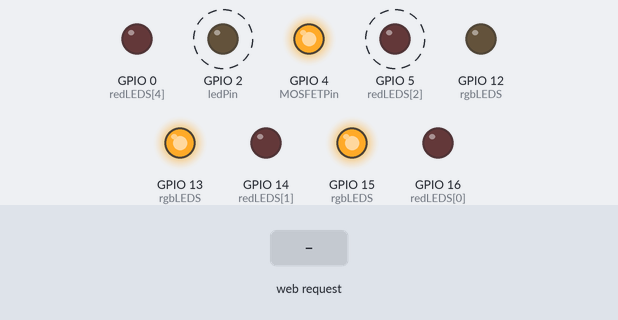
Simulated run of this sketch. Board: ESP8266 (NodeMCU). Parts: output pins drawn as LEDs (lit = HIGH). Dashed ring = blinking. The test bench sets the inputs (shaded band). WiFi joins after 1.5 s; servers stay silent unless stated; random numbers use the default seed unless the sketch sets one; what the sketch prints to the serial monitor is not drawn.

Above: at 2.7 s.
2.8 s: HTTP request GET /LED=ON received
At 3.9 s:
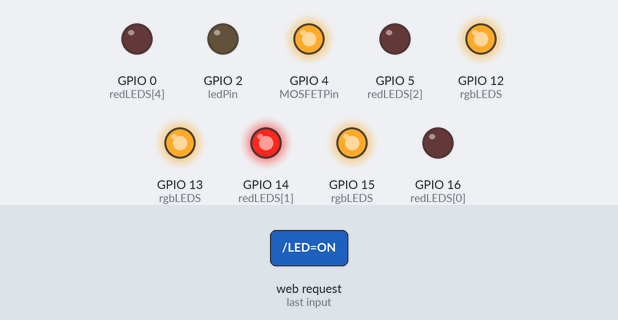
5.8 s: HTTP request GET /LED=OFF received
At 5.97 s:
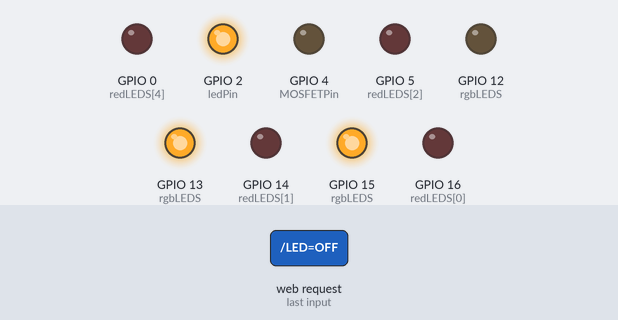
8.8 s: HTTP request GET /LED=ON received
At 8.96 s:
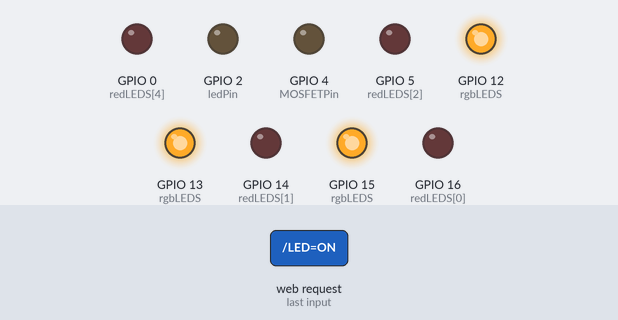
11.8 s: HTTP request GET /LED=OFF received
Timing chart, 0 to 30.9 s (numbered marks = the images above; inputs shaded):
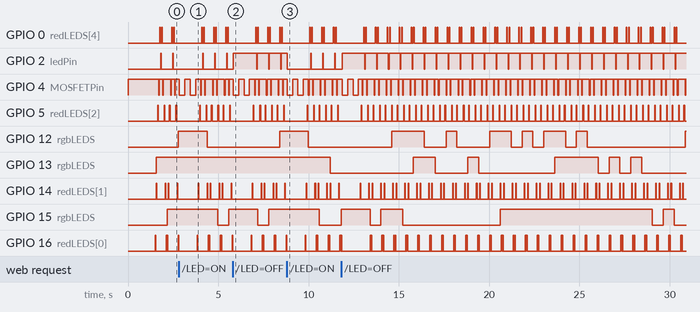

Measured:
- by itself, GPIO 0 (redLEDS[4]): repeats every 0.66 s: LOW 0.09 s, HIGH 0.03 s, LOW 0.51 s, HIGH 0.03 s
- by itself, GPIO 2 (ledPin): repeats every 0.66 s: LOW 0.03 s, HIGH 0.63 s
- by itself, GPIO 4 (MOSFETPin): moves between LOW and HIGH, repeating every 8.4 s
- by itself, GPIO 5 (redLEDS[2]): alternates HIGH for 0.03 s and LOW for 0.30 s
- by itself, GPIO 14 (redLEDS[1]): repeats every 0.66 s: LOW 0.45 s, HIGH 0.03 s, LOW 0.15 s, HIGH 0.03 s
- by itself, GPIO 16 (redLEDS[0]): repeats every 0.66 s: HIGH 0.03 s, LOW 0.03 s, HIGH 0.03 s, LOW 0.57 s

The sketch:

ESP8266-WebServerBatteryBoxESP.ino
```cpp
#include <ESP8266WiFi.h>
ADC_MODE(ADC_VCC);
const char* ssid = "etv";
const char* password = "office.wifi";
bool shutdownPending = false;
int MOSFETPin = 4; //GPIO4
int ledPin = 2; // GPIO2


int ledRGBGreen = 12;
int ledRGBBlue = 13;
int ledRGBRed = 15;

#define numRGBLEDS 3
char rgbLEDS[numRGBLEDS] = {ledRGBGreen,ledRGBBlue,ledRGBRed};

#define numRedLEDS 11
char redLEDS[numRedLEDS] = { 16, 14, 5, 4, 0, 2 , 0, 4, 5, 14, 16};

int count = 0;


int batteryVoltage = 4200; // Assume charged (4.2V) until we find out otherwise
//int lowBattery = 3200;     // Low battery at 3.2V
int lowBattery = 3421;     // Low battery at 3.420V for testing

WiFiServer server(80);

void setup() {
  enableLEDS();
  Serial.begin(115200);
  delay(10);
  // ESP.getVcc();
  // Start up, switch on the LED and set the MOSFET toggle pin HIGH
  pinMode(ledPin, OUTPUT);
  digitalWrite(ledPin, LOW);
  pinMode(MOSFETPin, OUTPUT);
  digitalWrite(MOSFETPin, HIGH);

  //onSmallLEDs();

  // Connect to WiFi network
  Serial.println();
  Serial.println();
  Serial.print("Connecting to ");
  Serial.println(ssid);

  WiFi.begin(ssid, password);

  while (WiFi.status() != WL_CONNECTED) {
    delay(500);
    Serial.print(".");
  }
  Serial.println("");
  Serial.println("WiFi connected");

  // Start the server
  server.begin();
  Serial.println("Server started");

  // Print the IP address
  Serial.print("Use this URL to connect: ");
  Serial.print("http://");
  Serial.print(WiFi.localIP());
  Serial.println("/");

  batteryVoltage = ESP.getVcc();

}

void loop() {
  knightRider();
  if (!(count %10)) {
   twinkleRGBLEDS();
  }
  count ++;
  // Check if a client has connected
  WiFiClient client = server.available();
  if (!client) {
    if (!( count % 1000) ) {
      checkBattery();
    }
    return;
  }

  // Wait until the client sends some data
  Serial.println("Client Connected");
  while (!client.available()) {
    if (!( count % 1000)) {
      checkBattery();
    }
    delay(1);

  }
  //shutDown=checkBattery(batteryVoltage,lowBattery);
  // Read the first line of the request
  String request = client.readStringUntil('\r');
  Serial.println(request);
  client.flush();

  // Match the request

  int ledState = digitalRead(ledPin);


  if (request.indexOf("/LED=ON") != -1)  {
    digitalWrite(ledPin, LOW);
    ledState = LOW;
    toggleMOSFET();
  }
  if (request.indexOf("/LED=OFF") != -1)  {
    digitalWrite(ledPin, HIGH);
    ledState = HIGH;
    toggleMOSFET();
  }

  // Set ledPin according to the request
  //digitalWrite(ledPin, ledState);
  if (!( count % 1000)) {
    checkBattery();
  }
  // Return the response
  client.println("HTTP/1.1 200 OK");
  client.println("Content-Type: text/html");
  client.println(""); //  do not forget this one
  client.println("<!DOCTYPE HTML>");
  client.println("<html>");
  client.print("MOSFET output toggled. ");
  client.print("Led is now: ");

  if (ledState == LOW) {
    client.print("On");
  } else {
    client.print("Off");
  }
  client.println("<br></br>");
  client.print("Battery Voltage: ");

  client.print(batteryVoltage / 1000);
  client.print(".");
  client.println(batteryVoltage % 1000);
  client.println("<br></br>");
  client.print("Shutdown pending: ");
  if (shutdownPending) {
    client.print(batteryVoltage);
    client.print("<");
    client.print(lowBattery);
    client.println(" Yes");
  } else {
    client.print(batteryVoltage);
    client.print(">");
    client.print(lowBattery);
    client.println(" No");
  }
  client.println("<br></br>");
  client.println("Click <a href=\"/LED=ON\">here</a> Toggle MOSFET and turn the LED on pin 2 ON<br>");
  client.println("Click <a href=\"/LED=OFF\">here</a> Toggle MOSFET and turn the LED on pin 2 OFF<br>");
  client.println("</html>");

  delay(1);
  Serial.println("Client disonnected");
  Serial.println("");
  //offSmallLEDs();
  delay(100);
}

void toggleMOSFET() {
  digitalWrite(MOSFETPin, LOW);
  delay(300);
  digitalWrite(MOSFETPin, HIGH);
  delay(300);
  digitalWrite(MOSFETPin, LOW);
  delay(300);
  digitalWrite(MOSFETPin, HIGH);
}

void checkBattery() {
  batteryVoltage = ESP.getVcc();
  if (batteryVoltage < lowBattery) {
    shutdownPending = true;
  } else {
    shutdownPending = false;
  }
  toggleLED();
  delay(10);
  toggleLED();
}

void toggleLED() {
  digitalWrite(ledPin, (digitalRead(ledPin)));
}

void enableLEDS() {

  int i = 0;
  for (i = 0; i < numRedLEDS; i++)
  {
    pinMode(redLEDS[i], OUTPUT);
  }
  for (i = 0; i <numRGBLEDS; i++)
  {
    pinMode(rgbLEDS[i], OUTPUT);
  }

}

void knightRider() {
  digitalWrite(redLEDS[count % numRedLEDS], !(digitalRead(redLEDS[count % numRedLEDS])));
  delay(30);
  digitalWrite(redLEDS[count % numRedLEDS], !(digitalRead(redLEDS[count % numRedLEDS])));
  delay(30);
}

void twinkleRGBLEDS() {
  int r = rand() % numRGBLEDS ;
  digitalWrite(rgbLEDS[r], !(digitalRead(rgbLEDS[r])));
}
```
